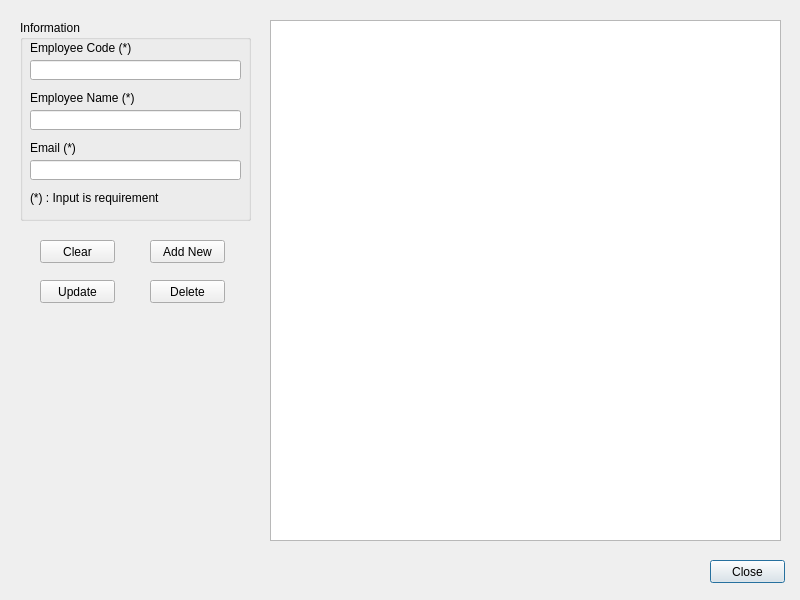
<?xml version="1.0" encoding="UTF-8"?>
<ui version="4.0">
 <class>Dialog_ConfigModel</class>
 <widget class="QDialog" name="Dialog_ConfigModel">
  <property name="geometry">
   <rect>
    <x>0</x>
    <y>0</y>
    <width>800</width>
    <height>600</height>
   </rect>
  </property>
  <property name="windowTitle">
   <string>Config Employee</string>
  </property>
  <widget class="QPushButton" name="pushButton_Close">
   <property name="geometry">
    <rect>
     <x>710</x>
     <y>560</y>
     <width>75</width>
     <height>23</height>
    </rect>
   </property>
   <property name="text">
    <string>Close</string>
   </property>
  </widget>
  <widget class="QGroupBox" name="groupBox">
   <property name="geometry">
    <rect>
     <x>20</x>
     <y>20</y>
     <width>231</width>
     <height>201</height>
    </rect>
   </property>
   <property name="title">
    <string>Information</string>
   </property>
   <widget class="QLabel" name="label_2">
    <property name="geometry">
     <rect>
      <x>10</x>
      <y>70</y>
      <width>131</width>
      <height>16</height>
     </rect>
    </property>
    <property name="text">
     <string>Employee Name (*)</string>
    </property>
   </widget>
   <widget class="QLineEdit" name="lineEdit_EmployeeName">
    <property name="geometry">
     <rect>
      <x>10</x>
      <y>90</y>
      <width>211</width>
      <height>20</height>
     </rect>
    </property>
   </widget>
   <widget class="QLabel" name="label_3">
    <property name="geometry">
     <rect>
      <x>10</x>
      <y>170</y>
      <width>131</width>
      <height>16</height>
     </rect>
    </property>
    <property name="text">
     <string>(*) : Input is requirement</string>
    </property>
   </widget>
   <widget class="QLineEdit" name="lineEdit_EmployeeCode">
    <property name="geometry">
     <rect>
      <x>10</x>
      <y>40</y>
      <width>211</width>
      <height>20</height>
     </rect>
    </property>
    <property name="readOnly">
     <bool>false</bool>
    </property>
   </widget>
   <widget class="QLabel" name="label_5">
    <property name="geometry">
     <rect>
      <x>10</x>
      <y>20</y>
      <width>101</width>
      <height>16</height>
     </rect>
    </property>
    <property name="text">
     <string>Employee Code (*)</string>
    </property>
   </widget>
   <widget class="QLineEdit" name="lineEdit_Email">
    <property name="geometry">
     <rect>
      <x>10</x>
      <y>140</y>
      <width>211</width>
      <height>20</height>
     </rect>
    </property>
   </widget>
   <widget class="QLabel" name="label_4">
    <property name="geometry">
     <rect>
      <x>10</x>
      <y>120</y>
      <width>131</width>
      <height>16</height>
     </rect>
    </property>
    <property name="text">
     <string>Email (*)</string>
    </property>
   </widget>
  </widget>
  <widget class="QPushButton" name="pushButton_Insert">
   <property name="geometry">
    <rect>
     <x>150</x>
     <y>240</y>
     <width>75</width>
     <height>23</height>
    </rect>
   </property>
   <property name="text">
    <string>Add New</string>
   </property>
  </widget>
  <widget class="QPushButton" name="pushButton_Delete">
   <property name="geometry">
    <rect>
     <x>150</x>
     <y>280</y>
     <width>75</width>
     <height>23</height>
    </rect>
   </property>
   <property name="text">
    <string>Delete</string>
   </property>
  </widget>
  <widget class="QTableView" name="tableView_employeeList">
   <property name="geometry">
    <rect>
     <x>270</x>
     <y>20</y>
     <width>511</width>
     <height>521</height>
    </rect>
   </property>
  </widget>
  <widget class="QPushButton" name="pushButton_Update">
   <property name="geometry">
    <rect>
     <x>40</x>
     <y>280</y>
     <width>75</width>
     <height>23</height>
    </rect>
   </property>
   <property name="text">
    <string>Update</string>
   </property>
  </widget>
  <widget class="QPushButton" name="pushButton_Clear">
   <property name="geometry">
    <rect>
     <x>40</x>
     <y>240</y>
     <width>75</width>
     <height>23</height>
    </rect>
   </property>
   <property name="text">
    <string>Clear</string>
   </property>
  </widget>
 </widget>
 <tabstops>
  <tabstop>lineEdit_EmployeeCode</tabstop>
  <tabstop>lineEdit_EmployeeName</tabstop>
  <tabstop>pushButton_Clear</tabstop>
  <tabstop>pushButton_Insert</tabstop>
  <tabstop>pushButton_Update</tabstop>
  <tabstop>pushButton_Delete</tabstop>
  <tabstop>tableView_employeeList</tabstop>
  <tabstop>pushButton_Close</tabstop>
 </tabstops>
 <resources/>
 <connections>
  <connection>
   <sender>pushButton_Close</sender>
   <signal>clicked()</signal>
   <receiver>Dialog_ConfigModel</receiver>
   <slot>close()</slot>
   <hints>
    <hint type="sourcelabel">
     <x>710</x>
     <y>560</y>
    </hint>
    <hint type="destinationlabel">
     <x>299</x>
     <y>199</y>
    </hint>
   </hints>
  </connection>
 </connections>
</ui>
